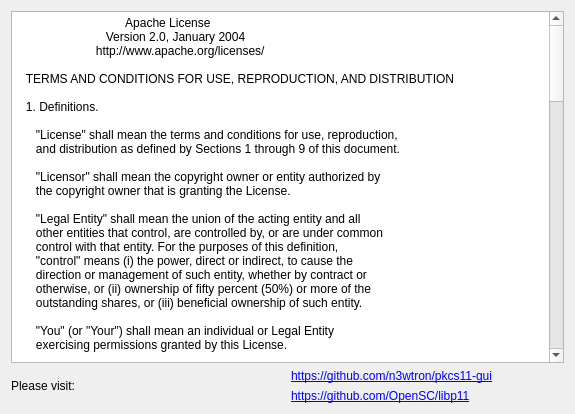
<?xml version="1.0" encoding="UTF-8"?>
<ui version="4.0">
 <class>LicenseDialog</class>
 <widget class="QDialog" name="LicenseDialog">
  <property name="windowModality">
   <enum>Qt::ApplicationModal</enum>
  </property>
  <property name="geometry">
   <rect>
    <x>0</x>
    <y>0</y>
    <width>575</width>
    <height>414</height>
   </rect>
  </property>
  <property name="sizePolicy">
   <sizepolicy hsizetype="Minimum" vsizetype="Minimum">
    <horstretch>0</horstretch>
    <verstretch>0</verstretch>
   </sizepolicy>
  </property>
  <property name="minimumSize">
   <size>
    <width>575</width>
    <height>414</height>
   </size>
  </property>
  <property name="maximumSize">
   <size>
    <width>575</width>
    <height>414</height>
   </size>
  </property>
  <property name="windowTitle">
   <string>PKCS11-GUI License</string>
  </property>
  <property name="modal">
   <bool>true</bool>
  </property>
  <layout class="QGridLayout" name="gridLayout">
   <property name="sizeConstraint">
    <enum>QLayout::SetMinimumSize</enum>
   </property>
   <item row="0" column="0">
    <widget class="QTextBrowser" name="textBrowser">
     <property name="html">
      <string>&lt;!DOCTYPE HTML PUBLIC &quot;-//W3C//DTD HTML 4.0//EN&quot; &quot;http://www.w3.org/TR/REC-html40/strict.dtd&quot;&gt;
&lt;html&gt;&lt;head&gt;&lt;meta name=&quot;qrichtext&quot; content=&quot;1&quot; /&gt;&lt;style type=&quot;text/css&quot;&gt;
p, li { white-space: pre-wrap; }
&lt;/style&gt;&lt;/head&gt;&lt;body style=&quot; font-family:'Sans Serif'; font-size:9pt; font-weight:400; font-style:normal;&quot;&gt;
&lt;p style=&quot; margin-top:0px; margin-bottom:0px; margin-left:0px; margin-right:0px; -qt-block-indent:0; text-indent:0px;&quot;&gt;                                 Apache License&lt;/p&gt;
&lt;p style=&quot; margin-top:0px; margin-bottom:0px; margin-left:0px; margin-right:0px; -qt-block-indent:0; text-indent:0px;&quot;&gt;                           Version 2.0, January 2004&lt;/p&gt;
&lt;p style=&quot; margin-top:0px; margin-bottom:0px; margin-left:0px; margin-right:0px; -qt-block-indent:0; text-indent:0px;&quot;&gt;                        http://www.apache.org/licenses/&lt;/p&gt;
&lt;p style=&quot;-qt-paragraph-type:empty; margin-top:0px; margin-bottom:0px; margin-left:0px; margin-right:0px; -qt-block-indent:0; text-indent:0px;&quot;&gt;&lt;br /&gt;&lt;/p&gt;
&lt;p style=&quot; margin-top:0px; margin-bottom:0px; margin-left:0px; margin-right:0px; -qt-block-indent:0; text-indent:0px;&quot;&gt;   TERMS AND CONDITIONS FOR USE, REPRODUCTION, AND DISTRIBUTION&lt;/p&gt;
&lt;p style=&quot;-qt-paragraph-type:empty; margin-top:0px; margin-bottom:0px; margin-left:0px; margin-right:0px; -qt-block-indent:0; text-indent:0px;&quot;&gt;&lt;br /&gt;&lt;/p&gt;
&lt;p style=&quot; margin-top:0px; margin-bottom:0px; margin-left:0px; margin-right:0px; -qt-block-indent:0; text-indent:0px;&quot;&gt;   1. Definitions.&lt;/p&gt;
&lt;p style=&quot;-qt-paragraph-type:empty; margin-top:0px; margin-bottom:0px; margin-left:0px; margin-right:0px; -qt-block-indent:0; text-indent:0px;&quot;&gt;&lt;br /&gt;&lt;/p&gt;
&lt;p style=&quot; margin-top:0px; margin-bottom:0px; margin-left:0px; margin-right:0px; -qt-block-indent:0; text-indent:0px;&quot;&gt;      &amp;quot;License&amp;quot; shall mean the terms and conditions for use, reproduction,&lt;/p&gt;
&lt;p style=&quot; margin-top:0px; margin-bottom:0px; margin-left:0px; margin-right:0px; -qt-block-indent:0; text-indent:0px;&quot;&gt;      and distribution as defined by Sections 1 through 9 of this document.&lt;/p&gt;
&lt;p style=&quot;-qt-paragraph-type:empty; margin-top:0px; margin-bottom:0px; margin-left:0px; margin-right:0px; -qt-block-indent:0; text-indent:0px;&quot;&gt;&lt;br /&gt;&lt;/p&gt;
&lt;p style=&quot; margin-top:0px; margin-bottom:0px; margin-left:0px; margin-right:0px; -qt-block-indent:0; text-indent:0px;&quot;&gt;      &amp;quot;Licensor&amp;quot; shall mean the copyright owner or entity authorized by&lt;/p&gt;
&lt;p style=&quot; margin-top:0px; margin-bottom:0px; margin-left:0px; margin-right:0px; -qt-block-indent:0; text-indent:0px;&quot;&gt;      the copyright owner that is granting the License.&lt;/p&gt;
&lt;p style=&quot;-qt-paragraph-type:empty; margin-top:0px; margin-bottom:0px; margin-left:0px; margin-right:0px; -qt-block-indent:0; text-indent:0px;&quot;&gt;&lt;br /&gt;&lt;/p&gt;
&lt;p style=&quot; margin-top:0px; margin-bottom:0px; margin-left:0px; margin-right:0px; -qt-block-indent:0; text-indent:0px;&quot;&gt;      &amp;quot;Legal Entity&amp;quot; shall mean the union of the acting entity and all&lt;/p&gt;
&lt;p style=&quot; margin-top:0px; margin-bottom:0px; margin-left:0px; margin-right:0px; -qt-block-indent:0; text-indent:0px;&quot;&gt;      other entities that control, are controlled by, or are under common&lt;/p&gt;
&lt;p style=&quot; margin-top:0px; margin-bottom:0px; margin-left:0px; margin-right:0px; -qt-block-indent:0; text-indent:0px;&quot;&gt;      control with that entity. For the purposes of this definition,&lt;/p&gt;
&lt;p style=&quot; margin-top:0px; margin-bottom:0px; margin-left:0px; margin-right:0px; -qt-block-indent:0; text-indent:0px;&quot;&gt;      &amp;quot;control&amp;quot; means (i) the power, direct or indirect, to cause the&lt;/p&gt;
&lt;p style=&quot; margin-top:0px; margin-bottom:0px; margin-left:0px; margin-right:0px; -qt-block-indent:0; text-indent:0px;&quot;&gt;      direction or management of such entity, whether by contract or&lt;/p&gt;
&lt;p style=&quot; margin-top:0px; margin-bottom:0px; margin-left:0px; margin-right:0px; -qt-block-indent:0; text-indent:0px;&quot;&gt;      otherwise, or (ii) ownership of fifty percent (50%) or more of the&lt;/p&gt;
&lt;p style=&quot; margin-top:0px; margin-bottom:0px; margin-left:0px; margin-right:0px; -qt-block-indent:0; text-indent:0px;&quot;&gt;      outstanding shares, or (iii) beneficial ownership of such entity.&lt;/p&gt;
&lt;p style=&quot;-qt-paragraph-type:empty; margin-top:0px; margin-bottom:0px; margin-left:0px; margin-right:0px; -qt-block-indent:0; text-indent:0px;&quot;&gt;&lt;br /&gt;&lt;/p&gt;
&lt;p style=&quot; margin-top:0px; margin-bottom:0px; margin-left:0px; margin-right:0px; -qt-block-indent:0; text-indent:0px;&quot;&gt;      &amp;quot;You&amp;quot; (or &amp;quot;Your&amp;quot;) shall mean an individual or Legal Entity&lt;/p&gt;
&lt;p style=&quot; margin-top:0px; margin-bottom:0px; margin-left:0px; margin-right:0px; -qt-block-indent:0; text-indent:0px;&quot;&gt;      exercising permissions granted by this License.&lt;/p&gt;
&lt;p style=&quot;-qt-paragraph-type:empty; margin-top:0px; margin-bottom:0px; margin-left:0px; margin-right:0px; -qt-block-indent:0; text-indent:0px;&quot;&gt;&lt;br /&gt;&lt;/p&gt;
&lt;p style=&quot; margin-top:0px; margin-bottom:0px; margin-left:0px; margin-right:0px; -qt-block-indent:0; text-indent:0px;&quot;&gt;      &amp;quot;Source&amp;quot; form shall mean the preferred form for making modifications,&lt;/p&gt;
&lt;p style=&quot; margin-top:0px; margin-bottom:0px; margin-left:0px; margin-right:0px; -qt-block-indent:0; text-indent:0px;&quot;&gt;      including but not limited to software source code, documentation&lt;/p&gt;
&lt;p style=&quot; margin-top:0px; margin-bottom:0px; margin-left:0px; margin-right:0px; -qt-block-indent:0; text-indent:0px;&quot;&gt;      source, and configuration files.&lt;/p&gt;
&lt;p style=&quot;-qt-paragraph-type:empty; margin-top:0px; margin-bottom:0px; margin-left:0px; margin-right:0px; -qt-block-indent:0; text-indent:0px;&quot;&gt;&lt;br /&gt;&lt;/p&gt;
&lt;p style=&quot; margin-top:0px; margin-bottom:0px; margin-left:0px; margin-right:0px; -qt-block-indent:0; text-indent:0px;&quot;&gt;      &amp;quot;Object&amp;quot; form shall mean any form resulting from mechanical&lt;/p&gt;
&lt;p style=&quot; margin-top:0px; margin-bottom:0px; margin-left:0px; margin-right:0px; -qt-block-indent:0; text-indent:0px;&quot;&gt;      transformation or translation of a Source form, including but&lt;/p&gt;
&lt;p style=&quot; margin-top:0px; margin-bottom:0px; margin-left:0px; margin-right:0px; -qt-block-indent:0; text-indent:0px;&quot;&gt;      not limited to compiled object code, generated documentation,&lt;/p&gt;
&lt;p style=&quot; margin-top:0px; margin-bottom:0px; margin-left:0px; margin-right:0px; -qt-block-indent:0; text-indent:0px;&quot;&gt;      and conversions to other media types.&lt;/p&gt;
&lt;p style=&quot;-qt-paragraph-type:empty; margin-top:0px; margin-bottom:0px; margin-left:0px; margin-right:0px; -qt-block-indent:0; text-indent:0px;&quot;&gt;&lt;br /&gt;&lt;/p&gt;
&lt;p style=&quot; margin-top:0px; margin-bottom:0px; margin-left:0px; margin-right:0px; -qt-block-indent:0; text-indent:0px;&quot;&gt;      &amp;quot;Work&amp;quot; shall mean the work of authorship, whether in Source or&lt;/p&gt;
&lt;p style=&quot; margin-top:0px; margin-bottom:0px; margin-left:0px; margin-right:0px; -qt-block-indent:0; text-indent:0px;&quot;&gt;      Object form, made available under the License, as indicated by a&lt;/p&gt;
&lt;p style=&quot; margin-top:0px; margin-bottom:0px; margin-left:0px; margin-right:0px; -qt-block-indent:0; text-indent:0px;&quot;&gt;      copyright notice that is included in or attached to the work&lt;/p&gt;
&lt;p style=&quot; margin-top:0px; margin-bottom:0px; margin-left:0px; margin-right:0px; -qt-block-indent:0; text-indent:0px;&quot;&gt;      (an example is provided in the Appendix below).&lt;/p&gt;
&lt;p style=&quot;-qt-paragraph-type:empty; margin-top:0px; margin-bottom:0px; margin-left:0px; margin-right:0px; -qt-block-indent:0; text-indent:0px;&quot;&gt;&lt;br /&gt;&lt;/p&gt;
&lt;p style=&quot; margin-top:0px; margin-bottom:0px; margin-left:0px; margin-right:0px; -qt-block-indent:0; text-indent:0px;&quot;&gt;      &amp;quot;Derivative Works&amp;quot; shall mean any work, whether in Source or Object&lt;/p&gt;
&lt;p style=&quot; margin-top:0px; margin-bottom:0px; margin-left:0px; margin-right:0px; -qt-block-indent:0; text-indent:0px;&quot;&gt;      form, that is based on (or derived from) the Work and for which the&lt;/p&gt;
&lt;p style=&quot; margin-top:0px; margin-bottom:0px; margin-left:0px; margin-right:0px; -qt-block-indent:0; text-indent:0px;&quot;&gt;      editorial revisions, annotations, elaborations, or other modifications&lt;/p&gt;
&lt;p style=&quot; margin-top:0px; margin-bottom:0px; margin-left:0px; margin-right:0px; -qt-block-indent:0; text-indent:0px;&quot;&gt;      represent, as a whole, an original work of authorship. For the purposes&lt;/p&gt;
&lt;p style=&quot; margin-top:0px; margin-bottom:0px; margin-left:0px; margin-right:0px; -qt-block-indent:0; text-indent:0px;&quot;&gt;      of this License, Derivative Works shall not include works that remain&lt;/p&gt;
&lt;p style=&quot; margin-top:0px; margin-bottom:0px; margin-left:0px; margin-right:0px; -qt-block-indent:0; text-indent:0px;&quot;&gt;      separable from, or merely link (or bind by name) to the interfaces of,&lt;/p&gt;
&lt;p style=&quot; margin-top:0px; margin-bottom:0px; margin-left:0px; margin-right:0px; -qt-block-indent:0; text-indent:0px;&quot;&gt;      the Work and Derivative Works thereof.&lt;/p&gt;
&lt;p style=&quot;-qt-paragraph-type:empty; margin-top:0px; margin-bottom:0px; margin-left:0px; margin-right:0px; -qt-block-indent:0; text-indent:0px;&quot;&gt;&lt;br /&gt;&lt;/p&gt;
&lt;p style=&quot; margin-top:0px; margin-bottom:0px; margin-left:0px; margin-right:0px; -qt-block-indent:0; text-indent:0px;&quot;&gt;      &amp;quot;Contribution&amp;quot; shall mean any work of authorship, including&lt;/p&gt;
&lt;p style=&quot; margin-top:0px; margin-bottom:0px; margin-left:0px; margin-right:0px; -qt-block-indent:0; text-indent:0px;&quot;&gt;      the original version of the Work and any modifications or additions&lt;/p&gt;
&lt;p style=&quot; margin-top:0px; margin-bottom:0px; margin-left:0px; margin-right:0px; -qt-block-indent:0; text-indent:0px;&quot;&gt;      to that Work or Derivative Works thereof, that is intentionally&lt;/p&gt;
&lt;p style=&quot; margin-top:0px; margin-bottom:0px; margin-left:0px; margin-right:0px; -qt-block-indent:0; text-indent:0px;&quot;&gt;      submitted to Licensor for inclusion in the Work by the copyright owner&lt;/p&gt;
&lt;p style=&quot; margin-top:0px; margin-bottom:0px; margin-left:0px; margin-right:0px; -qt-block-indent:0; text-indent:0px;&quot;&gt;      or by an individual or Legal Entity authorized to submit on behalf of&lt;/p&gt;
&lt;p style=&quot; margin-top:0px; margin-bottom:0px; margin-left:0px; margin-right:0px; -qt-block-indent:0; text-indent:0px;&quot;&gt;      the copyright owner. For the purposes of this definition, &amp;quot;submitted&amp;quot;&lt;/p&gt;
&lt;p style=&quot; margin-top:0px; margin-bottom:0px; margin-left:0px; margin-right:0px; -qt-block-indent:0; text-indent:0px;&quot;&gt;      means any form of electronic, verbal, or written communication sent&lt;/p&gt;
&lt;p style=&quot; margin-top:0px; margin-bottom:0px; margin-left:0px; margin-right:0px; -qt-block-indent:0; text-indent:0px;&quot;&gt;      to the Licensor or its representatives, including but not limited to&lt;/p&gt;
&lt;p style=&quot; margin-top:0px; margin-bottom:0px; margin-left:0px; margin-right:0px; -qt-block-indent:0; text-indent:0px;&quot;&gt;      communication on electronic mailing lists, source code control systems,&lt;/p&gt;
&lt;p style=&quot; margin-top:0px; margin-bottom:0px; margin-left:0px; margin-right:0px; -qt-block-indent:0; text-indent:0px;&quot;&gt;      and issue tracking systems that are managed by, or on behalf of, the&lt;/p&gt;
&lt;p style=&quot; margin-top:0px; margin-bottom:0px; margin-left:0px; margin-right:0px; -qt-block-indent:0; text-indent:0px;&quot;&gt;      Licensor for the purpose of discussing and improving the Work, but&lt;/p&gt;
&lt;p style=&quot; margin-top:0px; margin-bottom:0px; margin-left:0px; margin-right:0px; -qt-block-indent:0; text-indent:0px;&quot;&gt;      excluding communication that is conspicuously marked or otherwise&lt;/p&gt;
&lt;p style=&quot; margin-top:0px; margin-bottom:0px; margin-left:0px; margin-right:0px; -qt-block-indent:0; text-indent:0px;&quot;&gt;      designated in writing by the copyright owner as &amp;quot;Not a Contribution.&amp;quot;&lt;/p&gt;
&lt;p style=&quot;-qt-paragraph-type:empty; margin-top:0px; margin-bottom:0px; margin-left:0px; margin-right:0px; -qt-block-indent:0; text-indent:0px;&quot;&gt;&lt;br /&gt;&lt;/p&gt;
&lt;p style=&quot; margin-top:0px; margin-bottom:0px; margin-left:0px; margin-right:0px; -qt-block-indent:0; text-indent:0px;&quot;&gt;      &amp;quot;Contributor&amp;quot; shall mean Licensor and any individual or Legal Entity&lt;/p&gt;
&lt;p style=&quot; margin-top:0px; margin-bottom:0px; margin-left:0px; margin-right:0px; -qt-block-indent:0; text-indent:0px;&quot;&gt;      on behalf of whom a Contribution has been received by Licensor and&lt;/p&gt;
&lt;p style=&quot; margin-top:0px; margin-bottom:0px; margin-left:0px; margin-right:0px; -qt-block-indent:0; text-indent:0px;&quot;&gt;      subsequently incorporated within the Work.&lt;/p&gt;
&lt;p style=&quot;-qt-paragraph-type:empty; margin-top:0px; margin-bottom:0px; margin-left:0px; margin-right:0px; -qt-block-indent:0; text-indent:0px;&quot;&gt;&lt;br /&gt;&lt;/p&gt;
&lt;p style=&quot; margin-top:0px; margin-bottom:0px; margin-left:0px; margin-right:0px; -qt-block-indent:0; text-indent:0px;&quot;&gt;   2. Grant of Copyright License. Subject to the terms and conditions of&lt;/p&gt;
&lt;p style=&quot; margin-top:0px; margin-bottom:0px; margin-left:0px; margin-right:0px; -qt-block-indent:0; text-indent:0px;&quot;&gt;      this License, each Contributor hereby grants to You a perpetual,&lt;/p&gt;
&lt;p style=&quot; margin-top:0px; margin-bottom:0px; margin-left:0px; margin-right:0px; -qt-block-indent:0; text-indent:0px;&quot;&gt;      worldwide, non-exclusive, no-charge, royalty-free, irrevocable&lt;/p&gt;
&lt;p style=&quot; margin-top:0px; margin-bottom:0px; margin-left:0px; margin-right:0px; -qt-block-indent:0; text-indent:0px;&quot;&gt;      copyright license to reproduce, prepare Derivative Works of,&lt;/p&gt;
&lt;p style=&quot; margin-top:0px; margin-bottom:0px; margin-left:0px; margin-right:0px; -qt-block-indent:0; text-indent:0px;&quot;&gt;      publicly display, publicly perform, sublicense, and distribute the&lt;/p&gt;
&lt;p style=&quot; margin-top:0px; margin-bottom:0px; margin-left:0px; margin-right:0px; -qt-block-indent:0; text-indent:0px;&quot;&gt;      Work and such Derivative Works in Source or Object form.&lt;/p&gt;
&lt;p style=&quot;-qt-paragraph-type:empty; margin-top:0px; margin-bottom:0px; margin-left:0px; margin-right:0px; -qt-block-indent:0; text-indent:0px;&quot;&gt;&lt;br /&gt;&lt;/p&gt;
&lt;p style=&quot; margin-top:0px; margin-bottom:0px; margin-left:0px; margin-right:0px; -qt-block-indent:0; text-indent:0px;&quot;&gt;   3. Grant of Patent License. Subject to the terms and conditions of&lt;/p&gt;
&lt;p style=&quot; margin-top:0px; margin-bottom:0px; margin-left:0px; margin-right:0px; -qt-block-indent:0; text-indent:0px;&quot;&gt;      this License, each Contributor hereby grants to You a perpetual,&lt;/p&gt;
&lt;p style=&quot; margin-top:0px; margin-bottom:0px; margin-left:0px; margin-right:0px; -qt-block-indent:0; text-indent:0px;&quot;&gt;      worldwide, non-exclusive, no-charge, royalty-free, irrevocable&lt;/p&gt;
&lt;p style=&quot; margin-top:0px; margin-bottom:0px; margin-left:0px; margin-right:0px; -qt-block-indent:0; text-indent:0px;&quot;&gt;      (except as stated in this section) patent license to make, have made,&lt;/p&gt;
&lt;p style=&quot; margin-top:0px; margin-bottom:0px; margin-left:0px; margin-right:0px; -qt-block-indent:0; text-indent:0px;&quot;&gt;      use, offer to sell, sell, import, and otherwise transfer the Work,&lt;/p&gt;
&lt;p style=&quot; margin-top:0px; margin-bottom:0px; margin-left:0px; margin-right:0px; -qt-block-indent:0; text-indent:0px;&quot;&gt;      where such license applies only to those patent claims licensable&lt;/p&gt;
&lt;p style=&quot; margin-top:0px; margin-bottom:0px; margin-left:0px; margin-right:0px; -qt-block-indent:0; text-indent:0px;&quot;&gt;      by such Contributor that are necessarily infringed by their&lt;/p&gt;
&lt;p style=&quot; margin-top:0px; margin-bottom:0px; margin-left:0px; margin-right:0px; -qt-block-indent:0; text-indent:0px;&quot;&gt;      Contribution(s) alone or by combination of their Contribution(s)&lt;/p&gt;
&lt;p style=&quot; margin-top:0px; margin-bottom:0px; margin-left:0px; margin-right:0px; -qt-block-indent:0; text-indent:0px;&quot;&gt;      with the Work to which such Contribution(s) was submitted. If You&lt;/p&gt;
&lt;p style=&quot; margin-top:0px; margin-bottom:0px; margin-left:0px; margin-right:0px; -qt-block-indent:0; text-indent:0px;&quot;&gt;      institute patent litigation against any entity (including a&lt;/p&gt;
&lt;p style=&quot; margin-top:0px; margin-bottom:0px; margin-left:0px; margin-right:0px; -qt-block-indent:0; text-indent:0px;&quot;&gt;      cross-claim or counterclaim in a lawsuit) alleging that the Work&lt;/p&gt;
&lt;p style=&quot; margin-top:0px; margin-bottom:0px; margin-left:0px; margin-right:0px; -qt-block-indent:0; text-indent:0px;&quot;&gt;      or a Contribution incorporated within the Work constitutes direct&lt;/p&gt;
&lt;p style=&quot; margin-top:0px; margin-bottom:0px; margin-left:0px; margin-right:0px; -qt-block-indent:0; text-indent:0px;&quot;&gt;      or contributory patent infringement, then any patent licenses&lt;/p&gt;
&lt;p style=&quot; margin-top:0px; margin-bottom:0px; margin-left:0px; margin-right:0px; -qt-block-indent:0; text-indent:0px;&quot;&gt;      granted to You under this License for that Work shall terminate&lt;/p&gt;
&lt;p style=&quot; margin-top:0px; margin-bottom:0px; margin-left:0px; margin-right:0px; -qt-block-indent:0; text-indent:0px;&quot;&gt;      as of the date such litigation is filed.&lt;/p&gt;
&lt;p style=&quot;-qt-paragraph-type:empty; margin-top:0px; margin-bottom:0px; margin-left:0px; margin-right:0px; -qt-block-indent:0; text-indent:0px;&quot;&gt;&lt;br /&gt;&lt;/p&gt;
&lt;p style=&quot; margin-top:0px; margin-bottom:0px; margin-left:0px; margin-right:0px; -qt-block-indent:0; text-indent:0px;&quot;&gt;   4. Redistribution. You may reproduce and distribute copies of the&lt;/p&gt;
&lt;p style=&quot; margin-top:0px; margin-bottom:0px; margin-left:0px; margin-right:0px; -qt-block-indent:0; text-indent:0px;&quot;&gt;      Work or Derivative Works thereof in any medium, with or without&lt;/p&gt;
&lt;p style=&quot; margin-top:0px; margin-bottom:0px; margin-left:0px; margin-right:0px; -qt-block-indent:0; text-indent:0px;&quot;&gt;      modifications, and in Source or Object form, provided that You&lt;/p&gt;
&lt;p style=&quot; margin-top:0px; margin-bottom:0px; margin-left:0px; margin-right:0px; -qt-block-indent:0; text-indent:0px;&quot;&gt;      meet the following conditions:&lt;/p&gt;
&lt;p style=&quot;-qt-paragraph-type:empty; margin-top:0px; margin-bottom:0px; margin-left:0px; margin-right:0px; -qt-block-indent:0; text-indent:0px;&quot;&gt;&lt;br /&gt;&lt;/p&gt;
&lt;p style=&quot; margin-top:0px; margin-bottom:0px; margin-left:0px; margin-right:0px; -qt-block-indent:0; text-indent:0px;&quot;&gt;      (a) You must give any other recipients of the Work or&lt;/p&gt;
&lt;p style=&quot; margin-top:0px; margin-bottom:0px; margin-left:0px; margin-right:0px; -qt-block-indent:0; text-indent:0px;&quot;&gt;          Derivative Works a copy of this License; and&lt;/p&gt;
&lt;p style=&quot;-qt-paragraph-type:empty; margin-top:0px; margin-bottom:0px; margin-left:0px; margin-right:0px; -qt-block-indent:0; text-indent:0px;&quot;&gt;&lt;br /&gt;&lt;/p&gt;
&lt;p style=&quot; margin-top:0px; margin-bottom:0px; margin-left:0px; margin-right:0px; -qt-block-indent:0; text-indent:0px;&quot;&gt;      (b) You must cause any modified files to carry prominent notices&lt;/p&gt;
&lt;p style=&quot; margin-top:0px; margin-bottom:0px; margin-left:0px; margin-right:0px; -qt-block-indent:0; text-indent:0px;&quot;&gt;          stating that You changed the files; and&lt;/p&gt;
&lt;p style=&quot;-qt-paragraph-type:empty; margin-top:0px; margin-bottom:0px; margin-left:0px; margin-right:0px; -qt-block-indent:0; text-indent:0px;&quot;&gt;&lt;br /&gt;&lt;/p&gt;
&lt;p style=&quot; margin-top:0px; margin-bottom:0px; margin-left:0px; margin-right:0px; -qt-block-indent:0; text-indent:0px;&quot;&gt;      (c) You must retain, in the Source form of any Derivative Works&lt;/p&gt;
&lt;p style=&quot; margin-top:0px; margin-bottom:0px; margin-left:0px; margin-right:0px; -qt-block-indent:0; text-indent:0px;&quot;&gt;          that You distribute, all copyright, patent, trademark, and&lt;/p&gt;
&lt;p style=&quot; margin-top:0px; margin-bottom:0px; margin-left:0px; margin-right:0px; -qt-block-indent:0; text-indent:0px;&quot;&gt;          attribution notices from the Source form of the Work,&lt;/p&gt;
&lt;p style=&quot; margin-top:0px; margin-bottom:0px; margin-left:0px; margin-right:0px; -qt-block-indent:0; text-indent:0px;&quot;&gt;          excluding those notices that do not pertain to any part of&lt;/p&gt;
&lt;p style=&quot; margin-top:0px; margin-bottom:0px; margin-left:0px; margin-right:0px; -qt-block-indent:0; text-indent:0px;&quot;&gt;          the Derivative Works; and&lt;/p&gt;
&lt;p style=&quot;-qt-paragraph-type:empty; margin-top:0px; margin-bottom:0px; margin-left:0px; margin-right:0px; -qt-block-indent:0; text-indent:0px;&quot;&gt;&lt;br /&gt;&lt;/p&gt;
&lt;p style=&quot; margin-top:0px; margin-bottom:0px; margin-left:0px; margin-right:0px; -qt-block-indent:0; text-indent:0px;&quot;&gt;      (d) If the Work includes a &amp;quot;NOTICE&amp;quot; text file as part of its&lt;/p&gt;
&lt;p style=&quot; margin-top:0px; margin-bottom:0px; margin-left:0px; margin-right:0px; -qt-block-indent:0; text-indent:0px;&quot;&gt;          distribution, then any Derivative Works that You distribute must&lt;/p&gt;
&lt;p style=&quot; margin-top:0px; margin-bottom:0px; margin-left:0px; margin-right:0px; -qt-block-indent:0; text-indent:0px;&quot;&gt;          include a readable copy of the attribution notices contained&lt;/p&gt;
&lt;p style=&quot; margin-top:0px; margin-bottom:0px; margin-left:0px; margin-right:0px; -qt-block-indent:0; text-indent:0px;&quot;&gt;          within such NOTICE file, excluding those notices that do not&lt;/p&gt;
&lt;p style=&quot; margin-top:0px; margin-bottom:0px; margin-left:0px; margin-right:0px; -qt-block-indent:0; text-indent:0px;&quot;&gt;          pertain to any part of the Derivative Works, in at least one&lt;/p&gt;
&lt;p style=&quot; margin-top:0px; margin-bottom:0px; margin-left:0px; margin-right:0px; -qt-block-indent:0; text-indent:0px;&quot;&gt;          of the following places: within a NOTICE text file distributed&lt;/p&gt;
&lt;p style=&quot; margin-top:0px; margin-bottom:0px; margin-left:0px; margin-right:0px; -qt-block-indent:0; text-indent:0px;&quot;&gt;          as part of the Derivative Works; within the Source form or&lt;/p&gt;
&lt;p style=&quot; margin-top:0px; margin-bottom:0px; margin-left:0px; margin-right:0px; -qt-block-indent:0; text-indent:0px;&quot;&gt;          documentation, if provided along with the Derivative Works; or,&lt;/p&gt;
&lt;p style=&quot; margin-top:0px; margin-bottom:0px; margin-left:0px; margin-right:0px; -qt-block-indent:0; text-indent:0px;&quot;&gt;          within a display generated by the Derivative Works, if and&lt;/p&gt;
&lt;p style=&quot; margin-top:0px; margin-bottom:0px; margin-left:0px; margin-right:0px; -qt-block-indent:0; text-indent:0px;&quot;&gt;          wherever such third-party notices normally appear. The contents&lt;/p&gt;
&lt;p style=&quot; margin-top:0px; margin-bottom:0px; margin-left:0px; margin-right:0px; -qt-block-indent:0; text-indent:0px;&quot;&gt;          of the NOTICE file are for informational purposes only and&lt;/p&gt;
&lt;p style=&quot; margin-top:0px; margin-bottom:0px; margin-left:0px; margin-right:0px; -qt-block-indent:0; text-indent:0px;&quot;&gt;          do not modify the License. You may add Your own attribution&lt;/p&gt;
&lt;p style=&quot; margin-top:0px; margin-bottom:0px; margin-left:0px; margin-right:0px; -qt-block-indent:0; text-indent:0px;&quot;&gt;          notices within Derivative Works that You distribute, alongside&lt;/p&gt;
&lt;p style=&quot; margin-top:0px; margin-bottom:0px; margin-left:0px; margin-right:0px; -qt-block-indent:0; text-indent:0px;&quot;&gt;          or as an addendum to the NOTICE text from the Work, provided&lt;/p&gt;
&lt;p style=&quot; margin-top:0px; margin-bottom:0px; margin-left:0px; margin-right:0px; -qt-block-indent:0; text-indent:0px;&quot;&gt;          that such additional attribution notices cannot be construed&lt;/p&gt;
&lt;p style=&quot; margin-top:0px; margin-bottom:0px; margin-left:0px; margin-right:0px; -qt-block-indent:0; text-indent:0px;&quot;&gt;          as modifying the License.&lt;/p&gt;
&lt;p style=&quot;-qt-paragraph-type:empty; margin-top:0px; margin-bottom:0px; margin-left:0px; margin-right:0px; -qt-block-indent:0; text-indent:0px;&quot;&gt;&lt;br /&gt;&lt;/p&gt;
&lt;p style=&quot; margin-top:0px; margin-bottom:0px; margin-left:0px; margin-right:0px; -qt-block-indent:0; text-indent:0px;&quot;&gt;      You may add Your own copyright statement to Your modifications and&lt;/p&gt;
&lt;p style=&quot; margin-top:0px; margin-bottom:0px; margin-left:0px; margin-right:0px; -qt-block-indent:0; text-indent:0px;&quot;&gt;      may provide additional or different license terms and conditions&lt;/p&gt;
&lt;p style=&quot; margin-top:0px; margin-bottom:0px; margin-left:0px; margin-right:0px; -qt-block-indent:0; text-indent:0px;&quot;&gt;      for use, reproduction, or distribution of Your modifications, or&lt;/p&gt;
&lt;p style=&quot; margin-top:0px; margin-bottom:0px; margin-left:0px; margin-right:0px; -qt-block-indent:0; text-indent:0px;&quot;&gt;      for any such Derivative Works as a whole, provided Your use,&lt;/p&gt;
&lt;p style=&quot; margin-top:0px; margin-bottom:0px; margin-left:0px; margin-right:0px; -qt-block-indent:0; text-indent:0px;&quot;&gt;      reproduction, and distribution of the Work otherwise complies with&lt;/p&gt;
&lt;p style=&quot; margin-top:0px; margin-bottom:0px; margin-left:0px; margin-right:0px; -qt-block-indent:0; text-indent:0px;&quot;&gt;      the conditions stated in this License.&lt;/p&gt;
&lt;p style=&quot;-qt-paragraph-type:empty; margin-top:0px; margin-bottom:0px; margin-left:0px; margin-right:0px; -qt-block-indent:0; text-indent:0px;&quot;&gt;&lt;br /&gt;&lt;/p&gt;
&lt;p style=&quot; margin-top:0px; margin-bottom:0px; margin-left:0px; margin-right:0px; -qt-block-indent:0; text-indent:0px;&quot;&gt;   5. Submission of Contributions. Unless You explicitly state otherwise,&lt;/p&gt;
&lt;p style=&quot; margin-top:0px; margin-bottom:0px; margin-left:0px; margin-right:0px; -qt-block-indent:0; text-indent:0px;&quot;&gt;      any Contribution intentionally submitted for inclusion in the Work&lt;/p&gt;
&lt;p style=&quot; margin-top:0px; margin-bottom:0px; margin-left:0px; margin-right:0px; -qt-block-indent:0; text-indent:0px;&quot;&gt;      by You to the Licensor shall be under the terms and conditions of&lt;/p&gt;
&lt;p style=&quot; margin-top:0px; margin-bottom:0px; margin-left:0px; margin-right:0px; -qt-block-indent:0; text-indent:0px;&quot;&gt;      this License, without any additional terms or conditions.&lt;/p&gt;
&lt;p style=&quot; margin-top:0px; margin-bottom:0px; margin-left:0px; margin-right:0px; -qt-block-indent:0; text-indent:0px;&quot;&gt;      Notwithstanding the above, nothing herein shall supersede or modify&lt;/p&gt;
&lt;p style=&quot; margin-top:0px; margin-bottom:0px; margin-left:0px; margin-right:0px; -qt-block-indent:0; text-indent:0px;&quot;&gt;      the terms of any separate license agreement you may have executed&lt;/p&gt;
&lt;p style=&quot; margin-top:0px; margin-bottom:0px; margin-left:0px; margin-right:0px; -qt-block-indent:0; text-indent:0px;&quot;&gt;      with Licensor regarding such Contributions.&lt;/p&gt;
&lt;p style=&quot;-qt-paragraph-type:empty; margin-top:0px; margin-bottom:0px; margin-left:0px; margin-right:0px; -qt-block-indent:0; text-indent:0px;&quot;&gt;&lt;br /&gt;&lt;/p&gt;
&lt;p style=&quot; margin-top:0px; margin-bottom:0px; margin-left:0px; margin-right:0px; -qt-block-indent:0; text-indent:0px;&quot;&gt;   6. Trademarks. This License does not grant permission to use the trade&lt;/p&gt;
&lt;p style=&quot; margin-top:0px; margin-bottom:0px; margin-left:0px; margin-right:0px; -qt-block-indent:0; text-indent:0px;&quot;&gt;      names, trademarks, service marks, or product names of the Licensor,&lt;/p&gt;
&lt;p style=&quot; margin-top:0px; margin-bottom:0px; margin-left:0px; margin-right:0px; -qt-block-indent:0; text-indent:0px;&quot;&gt;      except as required for reasonable and customary use in describing the&lt;/p&gt;
&lt;p style=&quot; margin-top:0px; margin-bottom:0px; margin-left:0px; margin-right:0px; -qt-block-indent:0; text-indent:0px;&quot;&gt;      origin of the Work and reproducing the content of the NOTICE file.&lt;/p&gt;
&lt;p style=&quot;-qt-paragraph-type:empty; margin-top:0px; margin-bottom:0px; margin-left:0px; margin-right:0px; -qt-block-indent:0; text-indent:0px;&quot;&gt;&lt;br /&gt;&lt;/p&gt;
&lt;p style=&quot; margin-top:0px; margin-bottom:0px; margin-left:0px; margin-right:0px; -qt-block-indent:0; text-indent:0px;&quot;&gt;   7. Disclaimer of Warranty. Unless required by applicable law or&lt;/p&gt;
&lt;p style=&quot; margin-top:0px; margin-bottom:0px; margin-left:0px; margin-right:0px; -qt-block-indent:0; text-indent:0px;&quot;&gt;      agreed to in writing, Licensor provides the Work (and each&lt;/p&gt;
&lt;p style=&quot; margin-top:0px; margin-bottom:0px; margin-left:0px; margin-right:0px; -qt-block-indent:0; text-indent:0px;&quot;&gt;      Contributor provides its Contributions) on an &amp;quot;AS IS&amp;quot; BASIS,&lt;/p&gt;
&lt;p style=&quot; margin-top:0px; margin-bottom:0px; margin-left:0px; margin-right:0px; -qt-block-indent:0; text-indent:0px;&quot;&gt;      WITHOUT WARRANTIES OR CONDITIONS OF ANY KIND, either express or&lt;/p&gt;
&lt;p style=&quot; margin-top:0px; margin-bottom:0px; margin-left:0px; margin-right:0px; -qt-block-indent:0; text-indent:0px;&quot;&gt;      implied, including, without limitation, any warranties or conditions&lt;/p&gt;
&lt;p style=&quot; margin-top:0px; margin-bottom:0px; margin-left:0px; margin-right:0px; -qt-block-indent:0; text-indent:0px;&quot;&gt;      of TITLE, NON-INFRINGEMENT, MERCHANTABILITY, or FITNESS FOR A&lt;/p&gt;
&lt;p style=&quot; margin-top:0px; margin-bottom:0px; margin-left:0px; margin-right:0px; -qt-block-indent:0; text-indent:0px;&quot;&gt;      PARTICULAR PURPOSE. You are solely responsible for determining the&lt;/p&gt;
&lt;p style=&quot; margin-top:0px; margin-bottom:0px; margin-left:0px; margin-right:0px; -qt-block-indent:0; text-indent:0px;&quot;&gt;      appropriateness of using or redistributing the Work and assume any&lt;/p&gt;
&lt;p style=&quot; margin-top:0px; margin-bottom:0px; margin-left:0px; margin-right:0px; -qt-block-indent:0; text-indent:0px;&quot;&gt;      risks associated with Your exercise of permissions under this License.&lt;/p&gt;
&lt;p style=&quot;-qt-paragraph-type:empty; margin-top:0px; margin-bottom:0px; margin-left:0px; margin-right:0px; -qt-block-indent:0; text-indent:0px;&quot;&gt;&lt;br /&gt;&lt;/p&gt;
&lt;p style=&quot; margin-top:0px; margin-bottom:0px; margin-left:0px; margin-right:0px; -qt-block-indent:0; text-indent:0px;&quot;&gt;   8. Limitation of Liability. In no event and under no legal theory,&lt;/p&gt;
&lt;p style=&quot; margin-top:0px; margin-bottom:0px; margin-left:0px; margin-right:0px; -qt-block-indent:0; text-indent:0px;&quot;&gt;      whether in tort (including negligence), contract, or otherwise,&lt;/p&gt;
&lt;p style=&quot; margin-top:0px; margin-bottom:0px; margin-left:0px; margin-right:0px; -qt-block-indent:0; text-indent:0px;&quot;&gt;      unless required by applicable law (such as deliberate and grossly&lt;/p&gt;
&lt;p style=&quot; margin-top:0px; margin-bottom:0px; margin-left:0px; margin-right:0px; -qt-block-indent:0; text-indent:0px;&quot;&gt;      negligent acts) or agreed to in writing, shall any Contributor be&lt;/p&gt;
&lt;p style=&quot; margin-top:0px; margin-bottom:0px; margin-left:0px; margin-right:0px; -qt-block-indent:0; text-indent:0px;&quot;&gt;      liable to You for damages, including any direct, indirect, special,&lt;/p&gt;
&lt;p style=&quot; margin-top:0px; margin-bottom:0px; margin-left:0px; margin-right:0px; -qt-block-indent:0; text-indent:0px;&quot;&gt;      incidental, or consequential damages of any character arising as a&lt;/p&gt;
&lt;p style=&quot; margin-top:0px; margin-bottom:0px; margin-left:0px; margin-right:0px; -qt-block-indent:0; text-indent:0px;&quot;&gt;      result of this License or out of the use or inability to use the&lt;/p&gt;
&lt;p style=&quot; margin-top:0px; margin-bottom:0px; margin-left:0px; margin-right:0px; -qt-block-indent:0; text-indent:0px;&quot;&gt;      Work (including but not limited to damages for loss of goodwill,&lt;/p&gt;
&lt;p style=&quot; margin-top:0px; margin-bottom:0px; margin-left:0px; margin-right:0px; -qt-block-indent:0; text-indent:0px;&quot;&gt;      work stoppage, computer failure or malfunction, or any and all&lt;/p&gt;
&lt;p style=&quot; margin-top:0px; margin-bottom:0px; margin-left:0px; margin-right:0px; -qt-block-indent:0; text-indent:0px;&quot;&gt;      other commercial damages or losses), even if such Contributor&lt;/p&gt;
&lt;p style=&quot; margin-top:0px; margin-bottom:0px; margin-left:0px; margin-right:0px; -qt-block-indent:0; text-indent:0px;&quot;&gt;      has been advised of the possibility of such damages.&lt;/p&gt;
&lt;p style=&quot;-qt-paragraph-type:empty; margin-top:0px; margin-bottom:0px; margin-left:0px; margin-right:0px; -qt-block-indent:0; text-indent:0px;&quot;&gt;&lt;br /&gt;&lt;/p&gt;
&lt;p style=&quot; margin-top:0px; margin-bottom:0px; margin-left:0px; margin-right:0px; -qt-block-indent:0; text-indent:0px;&quot;&gt;   9. Accepting Warranty or Additional Liability. While redistributing&lt;/p&gt;
&lt;p style=&quot; margin-top:0px; margin-bottom:0px; margin-left:0px; margin-right:0px; -qt-block-indent:0; text-indent:0px;&quot;&gt;      the Work or Derivative Works thereof, You may choose to offer,&lt;/p&gt;
&lt;p style=&quot; margin-top:0px; margin-bottom:0px; margin-left:0px; margin-right:0px; -qt-block-indent:0; text-indent:0px;&quot;&gt;      and charge a fee for, acceptance of support, warranty, indemnity,&lt;/p&gt;
&lt;p style=&quot; margin-top:0px; margin-bottom:0px; margin-left:0px; margin-right:0px; -qt-block-indent:0; text-indent:0px;&quot;&gt;      or other liability obligations and/or rights consistent with this&lt;/p&gt;
&lt;p style=&quot; margin-top:0px; margin-bottom:0px; margin-left:0px; margin-right:0px; -qt-block-indent:0; text-indent:0px;&quot;&gt;      License. However, in accepting such obligations, You may act only&lt;/p&gt;
&lt;p style=&quot; margin-top:0px; margin-bottom:0px; margin-left:0px; margin-right:0px; -qt-block-indent:0; text-indent:0px;&quot;&gt;      on Your own behalf and on Your sole responsibility, not on behalf&lt;/p&gt;
&lt;p style=&quot; margin-top:0px; margin-bottom:0px; margin-left:0px; margin-right:0px; -qt-block-indent:0; text-indent:0px;&quot;&gt;      of any other Contributor, and only if You agree to indemnify,&lt;/p&gt;
&lt;p style=&quot; margin-top:0px; margin-bottom:0px; margin-left:0px; margin-right:0px; -qt-block-indent:0; text-indent:0px;&quot;&gt;      defend, and hold each Contributor harmless for any liability&lt;/p&gt;
&lt;p style=&quot; margin-top:0px; margin-bottom:0px; margin-left:0px; margin-right:0px; -qt-block-indent:0; text-indent:0px;&quot;&gt;      incurred by, or claims asserted against, such Contributor by reason&lt;/p&gt;
&lt;p style=&quot; margin-top:0px; margin-bottom:0px; margin-left:0px; margin-right:0px; -qt-block-indent:0; text-indent:0px;&quot;&gt;      of your accepting any such warranty or additional liability.&lt;/p&gt;
&lt;p style=&quot;-qt-paragraph-type:empty; margin-top:0px; margin-bottom:0px; margin-left:0px; margin-right:0px; -qt-block-indent:0; text-indent:0px;&quot;&gt;&lt;br /&gt;&lt;/p&gt;
&lt;p style=&quot; margin-top:0px; margin-bottom:0px; margin-left:0px; margin-right:0px; -qt-block-indent:0; text-indent:0px;&quot;&gt;   END OF TERMS AND CONDITIONS&lt;/p&gt;
&lt;p style=&quot;-qt-paragraph-type:empty; margin-top:0px; margin-bottom:0px; margin-left:0px; margin-right:0px; -qt-block-indent:0; text-indent:0px;&quot;&gt;&lt;br /&gt;&lt;/p&gt;
&lt;p style=&quot; margin-top:0px; margin-bottom:0px; margin-left:0px; margin-right:0px; -qt-block-indent:0; text-indent:0px;&quot;&gt;   APPENDIX: How to apply the Apache License to your work.&lt;/p&gt;
&lt;p style=&quot;-qt-paragraph-type:empty; margin-top:0px; margin-bottom:0px; margin-left:0px; margin-right:0px; -qt-block-indent:0; text-indent:0px;&quot;&gt;&lt;br /&gt;&lt;/p&gt;
&lt;p style=&quot; margin-top:0px; margin-bottom:0px; margin-left:0px; margin-right:0px; -qt-block-indent:0; text-indent:0px;&quot;&gt;      To apply the Apache License to your work, attach the following&lt;/p&gt;
&lt;p style=&quot; margin-top:0px; margin-bottom:0px; margin-left:0px; margin-right:0px; -qt-block-indent:0; text-indent:0px;&quot;&gt;      boilerplate notice, with the fields enclosed by brackets &amp;quot;{}&amp;quot;&lt;/p&gt;
&lt;p style=&quot; margin-top:0px; margin-bottom:0px; margin-left:0px; margin-right:0px; -qt-block-indent:0; text-indent:0px;&quot;&gt;      replaced with your own identifying information. (Don't include&lt;/p&gt;
&lt;p style=&quot; margin-top:0px; margin-bottom:0px; margin-left:0px; margin-right:0px; -qt-block-indent:0; text-indent:0px;&quot;&gt;      the brackets!)  The text should be enclosed in the appropriate&lt;/p&gt;
&lt;p style=&quot; margin-top:0px; margin-bottom:0px; margin-left:0px; margin-right:0px; -qt-block-indent:0; text-indent:0px;&quot;&gt;      comment syntax for the file format. We also recommend that a&lt;/p&gt;
&lt;p style=&quot; margin-top:0px; margin-bottom:0px; margin-left:0px; margin-right:0px; -qt-block-indent:0; text-indent:0px;&quot;&gt;      file or class name and description of purpose be included on the&lt;/p&gt;
&lt;p style=&quot; margin-top:0px; margin-bottom:0px; margin-left:0px; margin-right:0px; -qt-block-indent:0; text-indent:0px;&quot;&gt;      same &amp;quot;printed page&amp;quot; as the copyright notice for easier&lt;/p&gt;
&lt;p style=&quot; margin-top:0px; margin-bottom:0px; margin-left:0px; margin-right:0px; -qt-block-indent:0; text-indent:0px;&quot;&gt;      identification within third-party archives.&lt;/p&gt;
&lt;p style=&quot;-qt-paragraph-type:empty; margin-top:0px; margin-bottom:0px; margin-left:0px; margin-right:0px; -qt-block-indent:0; text-indent:0px;&quot;&gt;&lt;br /&gt;&lt;/p&gt;
&lt;p style=&quot; margin-top:0px; margin-bottom:0px; margin-left:0px; margin-right:0px; -qt-block-indent:0; text-indent:0px;&quot;&gt;   Copyright 2017 Igor Maculan&amp;lt;n3wtron@gmail.com&amp;gt;&lt;/p&gt;
&lt;p style=&quot;-qt-paragraph-type:empty; margin-top:0px; margin-bottom:0px; margin-left:0px; margin-right:0px; -qt-block-indent:0; text-indent:0px;&quot;&gt;&lt;br /&gt;&lt;/p&gt;
&lt;p style=&quot; margin-top:0px; margin-bottom:0px; margin-left:0px; margin-right:0px; -qt-block-indent:0; text-indent:0px;&quot;&gt;   Licensed under the Apache License, Version 2.0 (the &amp;quot;License&amp;quot;);&lt;/p&gt;
&lt;p style=&quot; margin-top:0px; margin-bottom:0px; margin-left:0px; margin-right:0px; -qt-block-indent:0; text-indent:0px;&quot;&gt;   you may not use this file except in compliance with the License.&lt;/p&gt;
&lt;p style=&quot; margin-top:0px; margin-bottom:0px; margin-left:0px; margin-right:0px; -qt-block-indent:0; text-indent:0px;&quot;&gt;   You may obtain a copy of the License at&lt;/p&gt;
&lt;p style=&quot;-qt-paragraph-type:empty; margin-top:0px; margin-bottom:0px; margin-left:0px; margin-right:0px; -qt-block-indent:0; text-indent:0px;&quot;&gt;&lt;br /&gt;&lt;/p&gt;
&lt;p style=&quot; margin-top:0px; margin-bottom:0px; margin-left:0px; margin-right:0px; -qt-block-indent:0; text-indent:0px;&quot;&gt;       http://www.apache.org/licenses/LICENSE-2.0&lt;/p&gt;
&lt;p style=&quot;-qt-paragraph-type:empty; margin-top:0px; margin-bottom:0px; margin-left:0px; margin-right:0px; -qt-block-indent:0; text-indent:0px;&quot;&gt;&lt;br /&gt;&lt;/p&gt;
&lt;p style=&quot; margin-top:0px; margin-bottom:0px; margin-left:0px; margin-right:0px; -qt-block-indent:0; text-indent:0px;&quot;&gt;   Unless required by applicable law or agreed to in writing, software&lt;/p&gt;
&lt;p style=&quot; margin-top:0px; margin-bottom:0px; margin-left:0px; margin-right:0px; -qt-block-indent:0; text-indent:0px;&quot;&gt;   distributed under the License is distributed on an &amp;quot;AS IS&amp;quot; BASIS,&lt;/p&gt;
&lt;p style=&quot; margin-top:0px; margin-bottom:0px; margin-left:0px; margin-right:0px; -qt-block-indent:0; text-indent:0px;&quot;&gt;   WITHOUT WARRANTIES OR CONDITIONS OF ANY KIND, either express or implied.&lt;/p&gt;
&lt;p style=&quot; margin-top:0px; margin-bottom:0px; margin-left:0px; margin-right:0px; -qt-block-indent:0; text-indent:0px;&quot;&gt;   See the License for the specific language governing permissions and&lt;/p&gt;
&lt;p style=&quot; margin-top:0px; margin-bottom:0px; margin-left:0px; margin-right:0px; -qt-block-indent:0; text-indent:0px;&quot;&gt;   limitations under the License.&lt;/p&gt;
&lt;p style=&quot;-qt-paragraph-type:empty; margin-top:0px; margin-bottom:0px; margin-left:0px; margin-right:0px; -qt-block-indent:0; text-indent:0px;&quot;&gt;&lt;br /&gt;&lt;/p&gt;&lt;/body&gt;&lt;/html&gt;</string>
     </property>
    </widget>
   </item>
   <item row="1" column="0">
    <layout class="QHBoxLayout" name="horizontalLayout">
     <item>
      <widget class="QLabel" name="label">
       <property name="text">
        <string>Please visit: </string>
       </property>
      </widget>
     </item>
     <item>
      <layout class="QVBoxLayout" name="verticalLayout">
       <item>
        <widget class="QLabel" name="label_3">
         <property name="text">
          <string>&lt;a href=&quot;https://github.com/n3wtron/pkcs11-gui&quot;&gt;https://github.com/n3wtron/pkcs11-gui&lt;/a&gt;</string>
         </property>
         <property name="textFormat">
          <enum>Qt::AutoText</enum>
         </property>
         <property name="openExternalLinks">
          <bool>true</bool>
         </property>
         <property name="textInteractionFlags">
          <set>Qt::LinksAccessibleByKeyboard|Qt::LinksAccessibleByMouse</set>
         </property>
        </widget>
       </item>
       <item>
        <widget class="QLabel" name="label_2">
         <property name="text">
          <string>&lt;a href=&quot;https://github.com/OpenSC/libp11&quot;&gt;https://github.com/OpenSC/libp11&lt;/a&gt;</string>
         </property>
         <property name="openExternalLinks">
          <bool>true</bool>
         </property>
         <property name="textInteractionFlags">
          <set>Qt::LinksAccessibleByKeyboard|Qt::LinksAccessibleByMouse</set>
         </property>
        </widget>
       </item>
      </layout>
     </item>
    </layout>
   </item>
  </layout>
 </widget>
 <resources/>
 <connections/>
</ui>
